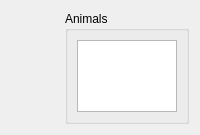
<?xml version="1.0" encoding="UTF-8"?>
<ui version="4.0">
 <author>Anton Rau</author>
 <class>HeatmapWidget</class>
 <widget class="QWidget" name="HeatmapWidget">
  <layout class="QHBoxLayout" name="horizontalLayout">
   <item>
    <layout class="QVBoxLayout" name="verticalLayout">
     <property name="spacing">
      <number>0</number>
     </property>
     <item>
      <widget class="MplCanvas" name="canvas" native="true">
       <property name="sizePolicy">
        <sizepolicy hsizetype="Expanding" vsizetype="Expanding">
         <horstretch>0</horstretch>
         <verstretch>0</verstretch>
        </sizepolicy>
       </property>
      </widget>
     </item>
    </layout>
   </item>
   <item>
    <widget class="QGroupBox" name="groupBoxAnimals">
     <property name="title">
      <string>Animals</string>
     </property>
     <layout class="QVBoxLayout" name="verticalLayout_2">
      <item>
       <widget class="QListWidget" name="listWidgetAnimals">
        <property name="sizePolicy">
         <sizepolicy hsizetype="Preferred" vsizetype="Preferred">
          <horstretch>0</horstretch>
          <verstretch>0</verstretch>
         </sizepolicy>
        </property>
        <property name="sizeAdjustPolicy">
         <enum>QAbstractScrollArea::SizeAdjustPolicy::AdjustToContents</enum>
        </property>
       </widget>
      </item>
     </layout>
    </widget>
   </item>
  </layout>
 </widget>
 <customwidgets>
  <customwidget>
   <class>MplCanvas</class>
   <extends>QWidget</extends>
   <header>tse_analytics.views.misc.MplCanvas</header>
   <container>1</container>
  </customwidget>
 </customwidgets>
 <resources>
  <include location="../../../../../../../resources/resources.qrc"/>
 </resources>
 <connections/>
</ui>
